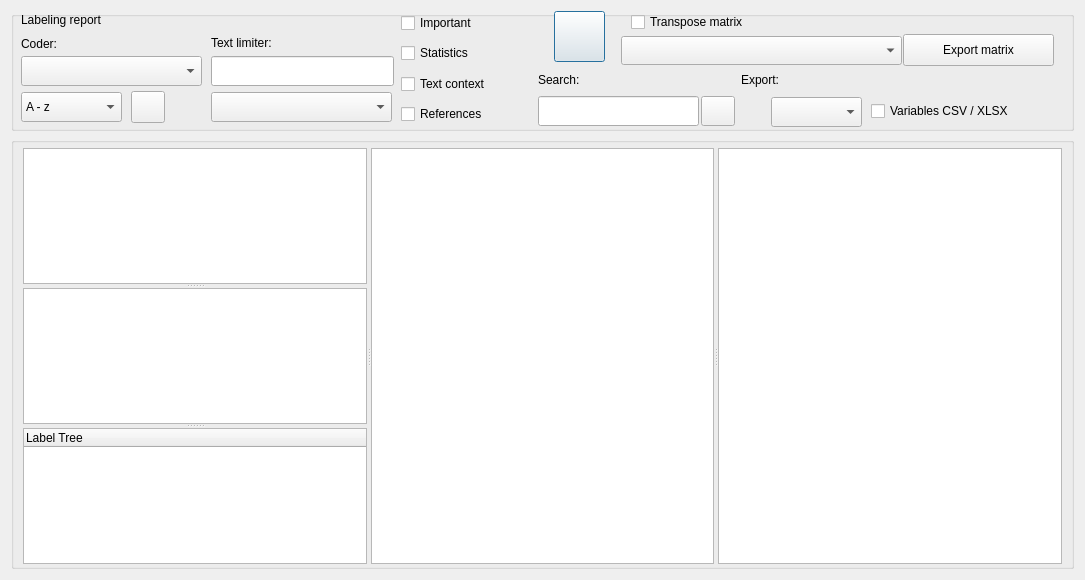
<?xml version="1.0" encoding="UTF-8"?>
<ui version="4.0">
 <class>Dialog_reportCodings</class>
 <widget class="QDialog" name="Dialog_reportCodings">
  <property name="windowModality">
   <enum>Qt::NonModal</enum>
  </property>
  <property name="geometry">
   <rect>
    <x>0</x>
    <y>0</y>
    <width>1085</width>
    <height>580</height>
   </rect>
  </property>
  <property name="windowTitle">
   <string>Reports</string>
  </property>
  <layout class="QVBoxLayout" name="verticalLayout">
   <item>
    <widget class="QGroupBox" name="groupBox">
     <property name="sizePolicy">
      <sizepolicy hsizetype="Preferred" vsizetype="Preferred">
       <horstretch>0</horstretch>
       <verstretch>0</verstretch>
      </sizepolicy>
     </property>
     <property name="minimumSize">
      <size>
       <width>0</width>
       <height>120</height>
      </size>
     </property>
     <property name="maximumSize">
      <size>
       <width>16777215</width>
       <height>120</height>
      </size>
     </property>
     <property name="title">
      <string/>
     </property>
     <widget class="QLineEdit" name="lineEdit">
      <property name="geometry">
       <rect>
        <x>200</x>
        <y>45</y>
        <width>183</width>
        <height>30</height>
       </rect>
      </property>
     </widget>
     <widget class="QLabel" name="label_text_limiter">
      <property name="geometry">
       <rect>
        <x>200</x>
        <y>21</y>
        <width>183</width>
        <height>22</height>
       </rect>
      </property>
      <property name="text">
       <string>Text limiter:</string>
      </property>
      <property name="wordWrap">
       <bool>true</bool>
      </property>
     </widget>
     <widget class="QPushButton" name="pushButton_run_report">
      <property name="geometry">
       <rect>
        <x>543</x>
        <y>0</y>
        <width>51</width>
        <height>51</height>
       </rect>
      </property>
      <property name="toolTip">
       <string>&lt;html&gt;&lt;head/&gt;&lt;body&gt;&lt;p&gt;Run report&lt;/p&gt;&lt;/body&gt;&lt;/html&gt;</string>
      </property>
      <property name="text">
       <string/>
      </property>
     </widget>
     <widget class="QLabel" name="label_coder">
      <property name="geometry">
       <rect>
        <x>10</x>
        <y>22</y>
        <width>130</width>
        <height>22</height>
       </rect>
      </property>
      <property name="text">
       <string>Coder:</string>
      </property>
     </widget>
     <widget class="QComboBox" name="comboBox_coders">
      <property name="geometry">
       <rect>
        <x>10</x>
        <y>45</y>
        <width>181</width>
        <height>30</height>
       </rect>
      </property>
     </widget>
     <widget class="QPushButton" name="pushButton_attributeselect">
      <property name="geometry">
       <rect>
        <x>120</x>
        <y>80</y>
        <width>34</width>
        <height>32</height>
       </rect>
      </property>
      <property name="toolTip">
       <string>&lt;html&gt;&lt;head/&gt;&lt;body&gt;&lt;p&gt;Attributes. &lt;/p&gt;&lt;p&gt;Attribute selection will override files or cases selected in the left-hand-side lists.&lt;/p&gt;&lt;/body&gt;&lt;/html&gt;</string>
      </property>
      <property name="text">
       <string/>
      </property>
     </widget>
     <widget class="QLabel" name="label_exports">
      <property name="geometry">
       <rect>
        <x>731</x>
        <y>89</y>
        <width>24</width>
        <height>24</height>
       </rect>
      </property>
      <property name="toolTip">
       <string>&lt;html&gt;&lt;head/&gt;&lt;body&gt;&lt;p&gt;Export&lt;/p&gt;&lt;/body&gt;&lt;/html&gt;</string>
      </property>
      <property name="text">
       <string/>
      </property>
     </widget>
     <widget class="QComboBox" name="comboBox_export">
      <property name="geometry">
       <rect>
        <x>760</x>
        <y>86</y>
        <width>91</width>
        <height>30</height>
       </rect>
      </property>
      <item>
       <property name="text">
        <string/>
       </property>
      </item>
      <item>
       <property name="text">
        <string>html</string>
       </property>
      </item>
      <item>
       <property name="text">
        <string>txt</string>
       </property>
      </item>
      <item>
       <property name="text">
        <string>odt</string>
       </property>
      </item>
      <item>
       <property name="text">
        <string>xlsx</string>
       </property>
      </item>
      <item>
       <property name="text">
        <string>csv</string>
       </property>
      </item>
     </widget>
     <widget class="QLabel" name="label_title">
      <property name="geometry">
       <rect>
        <x>10</x>
        <y>-3</y>
        <width>211</width>
        <height>23</height>
       </rect>
      </property>
      <property name="text">
       <string>Labeling report</string>
      </property>
     </widget>
     <widget class="QComboBox" name="comboBox_matrix">
      <property name="geometry">
       <rect>
        <x>610</x>
        <y>25</y>
        <width>281</width>
        <height>29</height>
       </rect>
      </property>
      <property name="toolTip">
       <string>File and case matrix options</string>
      </property>
     </widget>
     <widget class="QCheckBox" name="checkBox_important">
      <property name="geometry">
       <rect>
        <x>390</x>
        <y>-1</y>
        <width>141</width>
        <height>26</height>
       </rect>
      </property>
      <property name="toolTip">
       <string>Filter results for those marked Important</string>
      </property>
      <property name="text">
       <string>Important</string>
      </property>
     </widget>
     <widget class="QComboBox" name="comboBox_memos">
      <property name="geometry">
       <rect>
        <x>200</x>
        <y>81</y>
        <width>181</width>
        <height>30</height>
       </rect>
      </property>
      <property name="toolTip">
       <string>Memo reporting options</string>
      </property>
     </widget>
     <widget class="QLabel" name="label_memos">
      <property name="geometry">
       <rect>
        <x>170</x>
        <y>81</y>
        <width>28</width>
        <height>28</height>
       </rect>
      </property>
      <property name="toolTip">
       <string>Memo reporting options</string>
      </property>
      <property name="text">
       <string/>
      </property>
     </widget>
     <widget class="QCheckBox" name="checkBox_show_stats">
      <property name="geometry">
       <rect>
        <x>390</x>
        <y>29</y>
        <width>131</width>
        <height>26</height>
       </rect>
      </property>
      <property name="toolTip">
       <string>Display summary statistics</string>
      </property>
      <property name="text">
       <string>Statistics</string>
      </property>
     </widget>
     <widget class="QCheckBox" name="checkBox_matrix_transpose">
      <property name="geometry">
       <rect>
        <x>620</x>
        <y>-1</y>
        <width>231</width>
        <height>24</height>
       </rect>
      </property>
      <property name="text">
       <string>Transpose matrix</string>
      </property>
     </widget>
     <widget class="QCheckBox" name="checkBox_text_context">
      <property name="geometry">
       <rect>
        <x>390</x>
        <y>60</y>
        <width>131</width>
        <height>26</height>
       </rect>
      </property>
      <property name="toolTip">
       <string>&lt;html&gt;&lt;head/&gt;&lt;body&gt;&lt;p&gt;Surround coded text with pre-text and post-text.&lt;/p&gt;&lt;p&gt;Change Settings for number of characters and display style.&lt;/p&gt;&lt;/body&gt;&lt;/html&gt;</string>
      </property>
      <property name="text">
       <string>Text context</string>
      </property>
     </widget>
     <widget class="QLineEdit" name="lineEdit_search_results">
      <property name="geometry">
       <rect>
        <x>527</x>
        <y>85</y>
        <width>161</width>
        <height>30</height>
       </rect>
      </property>
      <property name="toolTip">
       <string>Search results for text</string>
      </property>
     </widget>
     <widget class="QLabel" name="label_search_results">
      <property name="geometry">
       <rect>
        <x>527</x>
        <y>58</y>
        <width>101</width>
        <height>22</height>
       </rect>
      </property>
      <property name="text">
       <string>Search:</string>
      </property>
      <property name="alignment">
       <set>Qt::AlignLeading|Qt::AlignLeft|Qt::AlignVCenter</set>
      </property>
      <property name="wordWrap">
       <bool>true</bool>
      </property>
     </widget>
     <widget class="QPushButton" name="pushButton_search_next">
      <property name="geometry">
       <rect>
        <x>690</x>
        <y>85</y>
        <width>34</width>
        <height>30</height>
       </rect>
      </property>
      <property name="toolTip">
       <string>Search for next occurence in results</string>
      </property>
      <property name="text">
       <string/>
      </property>
     </widget>
     <widget class="QComboBox" name="comboBox_sort">
      <property name="geometry">
       <rect>
        <x>10</x>
        <y>81</y>
        <width>101</width>
        <height>30</height>
       </rect>
      </property>
      <property name="toolTip">
       <string>&lt;html&gt;&lt;head/&gt;&lt;body&gt;&lt;p&gt;Code names sort order.&lt;/p&gt;&lt;p&gt;Set this before running results.&lt;/p&gt;&lt;/body&gt;&lt;/html&gt;</string>
      </property>
      <item>
       <property name="text">
        <string>A - z</string>
       </property>
      </item>
      <item>
       <property name="text">
        <string>Z - a</string>
       </property>
      </item>
      <item>
       <property name="text">
        <string>10 - 1</string>
       </property>
      </item>
      <item>
       <property name="text">
        <string>1 - 10</string>
       </property>
      </item>
     </widget>
     <widget class="QLabel" name="label_export">
      <property name="geometry">
       <rect>
        <x>730</x>
        <y>58</y>
        <width>121</width>
        <height>22</height>
       </rect>
      </property>
      <property name="text">
       <string>Export:</string>
      </property>
      <property name="alignment">
       <set>Qt::AlignLeading|Qt::AlignLeft|Qt::AlignVCenter</set>
      </property>
      <property name="wordWrap">
       <bool>true</bool>
      </property>
     </widget>
     <widget class="QCheckBox" name="checkBox_variables">
      <property name="geometry">
       <rect>
        <x>860</x>
        <y>90</y>
        <width>201</width>
        <height>20</height>
       </rect>
      </property>
      <property name="toolTip">
       <string>&lt;html&gt;&lt;head/&gt;&lt;body&gt;&lt;p&gt;Export file  or case variables in columns for CSV or XLSX export&lt;/p&gt;&lt;/body&gt;&lt;/html&gt;</string>
      </property>
      <property name="text">
       <string>Variables CSV / XLSX</string>
      </property>
     </widget>
     <widget class="QPushButton" name="pushButton_export_matrix">
      <property name="geometry">
       <rect>
        <x>892</x>
        <y>23</y>
        <width>151</width>
        <height>32</height>
       </rect>
      </property>
      <property name="text">
       <string>Export matrix</string>
      </property>
     </widget>
     <widget class="QCheckBox" name="checkBox_show_refs">
      <property name="geometry">
       <rect>
        <x>390</x>
        <y>90</y>
        <width>131</width>
        <height>26</height>
       </rect>
      </property>
      <property name="toolTip">
       <string>&lt;html&gt;&lt;head/&gt;&lt;body&gt;&lt;p&gt;Show references&lt;/p&gt;&lt;/body&gt;&lt;/html&gt;</string>
      </property>
      <property name="text">
       <string>References</string>
      </property>
     </widget>
    </widget>
   </item>
   <item>
    <widget class="QGroupBox" name="groupBox_2">
     <property name="title">
      <string/>
     </property>
     <layout class="QGridLayout" name="gridLayout">
      <property name="topMargin">
       <number>5</number>
      </property>
      <property name="bottomMargin">
       <number>2</number>
      </property>
      <item row="0" column="0">
       <widget class="QSplitter" name="splitter">
        <property name="orientation">
         <enum>Qt::Horizontal</enum>
        </property>
        <widget class="QSplitter" name="splitter_vert">
         <property name="orientation">
          <enum>Qt::Vertical</enum>
         </property>
         <widget class="QListWidget" name="listWidget_files"/>
         <widget class="QListWidget" name="listWidget_cases"/>
         <widget class="QTreeWidget" name="treeWidget">
          <column>
           <property name="text">
            <string notr="true">Label Tree</string>
           </property>
          </column>
         </widget>
        </widget>
        <widget class="QTextEdit" name="textEdit"/>
        <widget class="QTableWidget" name="tableWidget"/>
       </widget>
      </item>
     </layout>
    </widget>
   </item>
  </layout>
 </widget>
 <tabstops>
  <tabstop>comboBox_coders</tabstop>
  <tabstop>lineEdit</tabstop>
  <tabstop>pushButton_run_report</tabstop>
  <tabstop>comboBox_sort</tabstop>
  <tabstop>pushButton_attributeselect</tabstop>
  <tabstop>comboBox_memos</tabstop>
  <tabstop>checkBox_important</tabstop>
  <tabstop>checkBox_show_stats</tabstop>
  <tabstop>checkBox_text_context</tabstop>
  <tabstop>checkBox_matrix_transpose</tabstop>
  <tabstop>comboBox_matrix</tabstop>
  <tabstop>listWidget_files</tabstop>
  <tabstop>listWidget_cases</tabstop>
  <tabstop>treeWidget</tabstop>
  <tabstop>lineEdit_search_results</tabstop>
  <tabstop>pushButton_search_next</tabstop>
  <tabstop>comboBox_export</tabstop>
  <tabstop>textEdit</tabstop>
  <tabstop>tableWidget</tabstop>
 </tabstops>
 <resources/>
 <connections/>
</ui>
